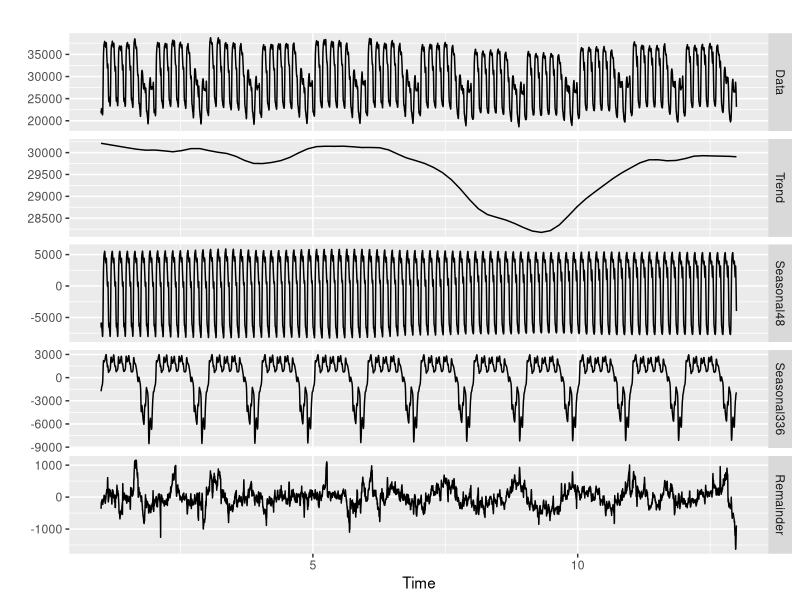
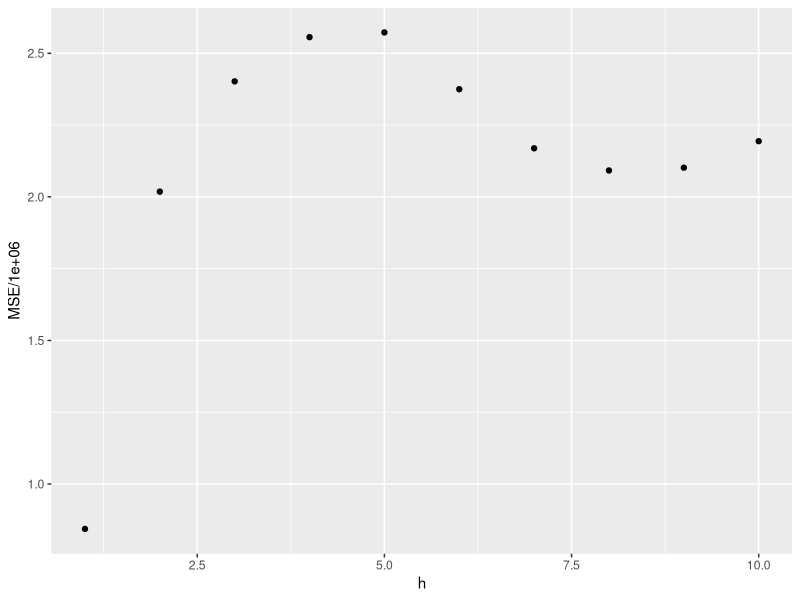

Here is the R script that generated these plots, in order:
## ---- chunk 1
knitr::opts_chunk$set(echo = TRUE, cache=TRUE)
## ---- chunk 2
library(forecast)
library(ggplot2)
mstl(taylor) %>% autoplot()
## ---- chunk 3
#Fit an AR(2) model to each rolling origin subset
far2 <- function(x, h){forecast(Arima(x, order=c(2,0,0)), h=h)}
e <- tsCV(lynx, far2, h=10)
# Compute the MSE values and remove missing values
mse <- colMeans(e^2, na.rm = T)
# Plot the MSE values against the forecast horizon
data.frame(h = 1:10, MSE = mse) %>%
  ggplot(aes(x = h, y = MSE/1e6)) + geom_point()
